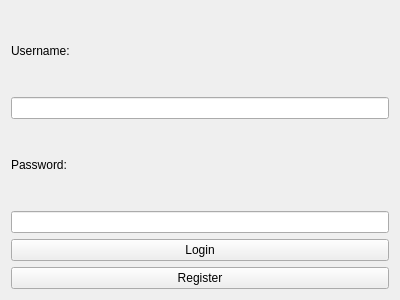
<?xml version="1.0" encoding="utf-8"?>
<ui version="4.0">
	<class>LoginWidget</class>
	<widget class="QWidget" name="LoginWidget">
		<property name="geometry">
			<rect>
				<x>0</x>
				<y>0</y>
				<width>400</width>
				<height>300</height>
			</rect>
		</property>
		<property name="windowTitle">
			<string>Login</string>
		</property>
		<layout class="QVBoxLayout" name="verticalLayout">
			<item>
				<widget class="QLabel" name="labelUsername">
					<property name="text">
						<string>Username:</string>
					</property>
				</widget>
			</item>
			<item>
				<widget class="QLineEdit" name="lineEditUsername"/>
			</item>
			<item>
				<widget class="QLabel" name="labelPassword">
					<property name="text">
						<string>Password:</string>
					</property>
				</widget>
			</item>
			<item>
				<widget class="QLineEdit" name="lineEditPassword">
					<property name="echoMode">
						<enum>QLineEdit::Password</enum>
					</property>
				</widget>
			</item>
			<item>
				<widget class="QPushButton" name="pushButtonLogin">
					<property name="text">
						<string>Login</string>
					</property>
				</widget>
			</item>
			<item>
				<widget class="QPushButton" name="pushButtonRegister">
					<property name="text">
						<string>Register</string>
					</property>
				</widget>
			</item>
		</layout>
	</widget>
	<resources/>
	<connections/>
</ui>
